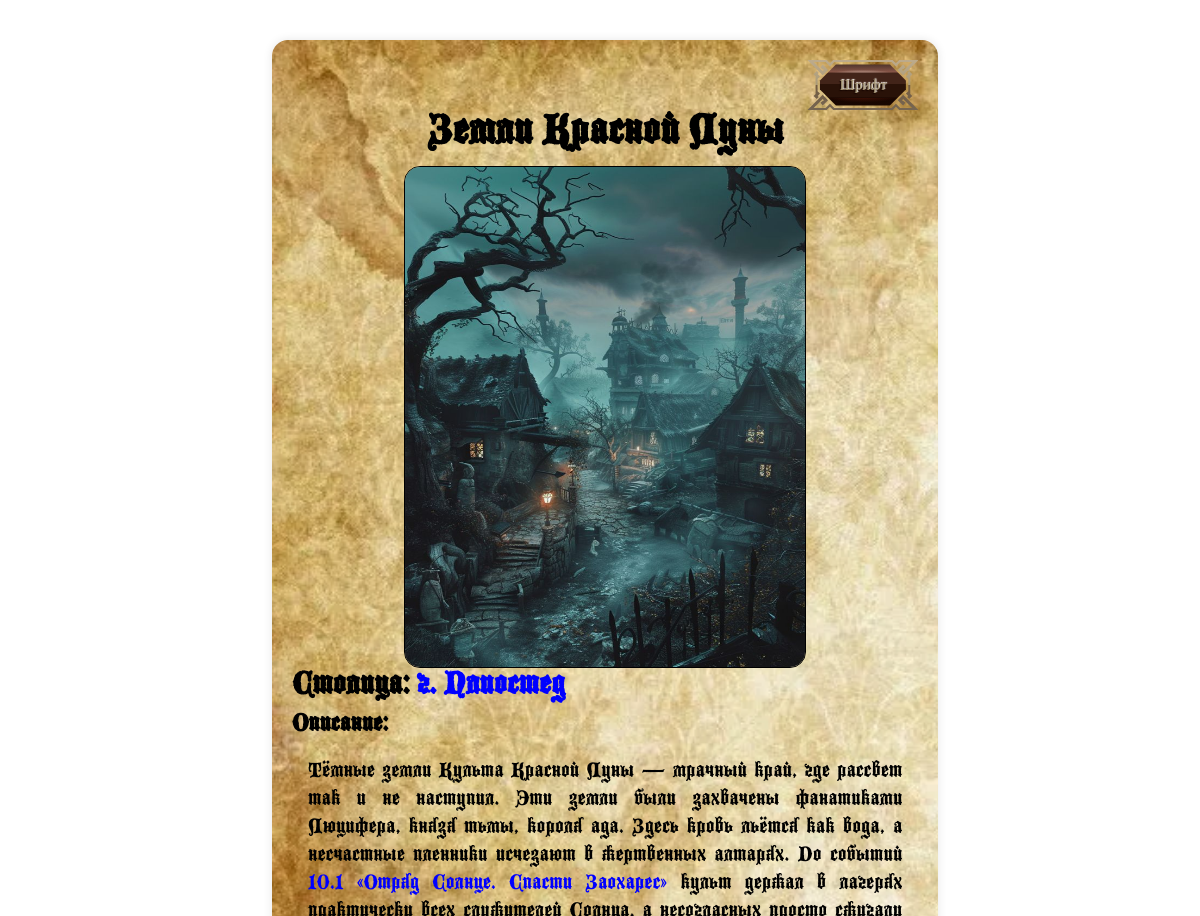
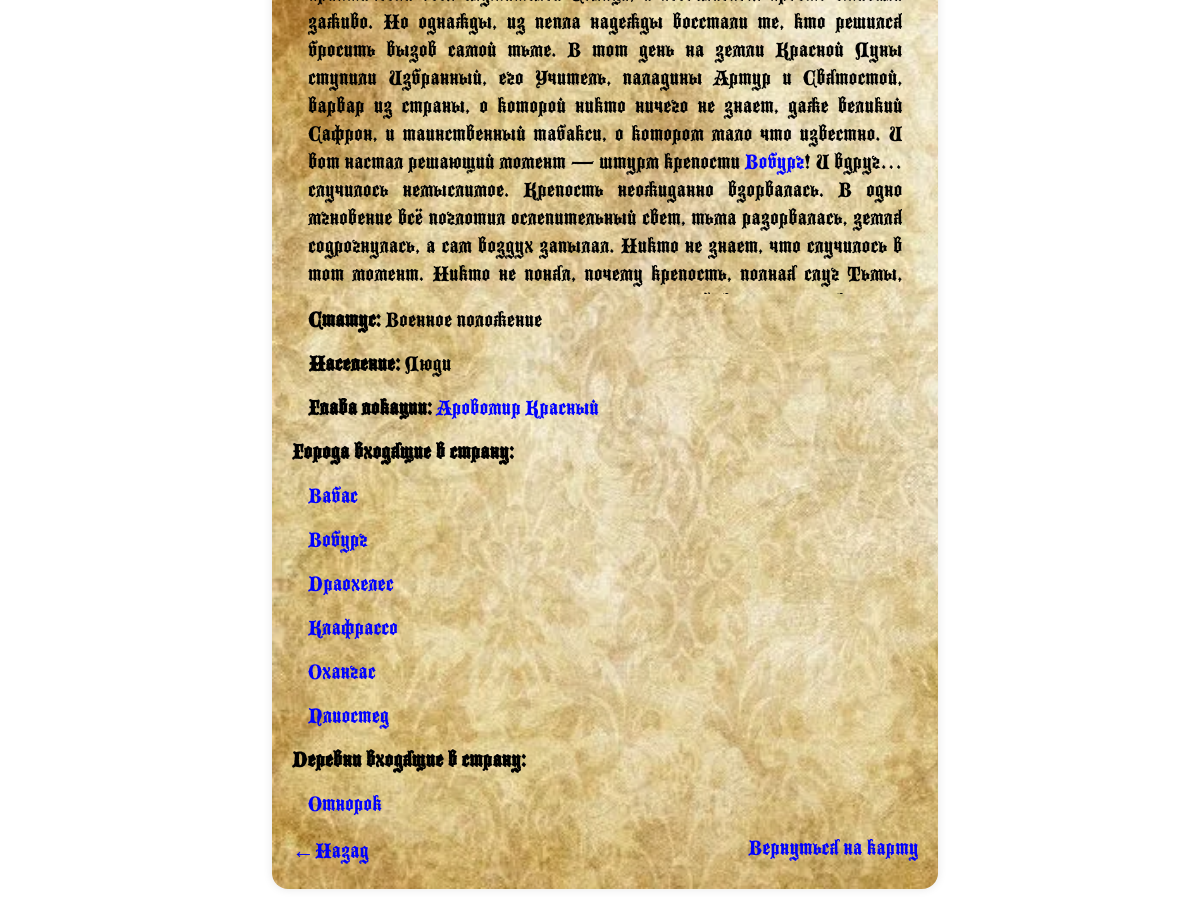
The page /location_info/country/lands_of_the_red_moon/ (signed in) on the database its author committed (2 pictures, top to bottom).
### map/models.py (models this page shows, shortened)
class Location(models.Model):
    race = {'NO':'Нет',
            'Unknown':'Неизвестна',
            'Humans':"Люди",
            'S_elfs':"Высшие эльфы",
            'Gnoms':'Гномы',
            'Dwarfs':'Дварфы',
            'Half_height':'Полурослки',
            'Demons':'Демоны',
            'Drou':"Дроу",
            'Goblins':"Гоблины",
            'Vampires':'Вампиры',
            'Giffs':'Гифы',
            'Forers_Elfs':'Лесные эльфы'}
    statuses ={
        "Unknown": "Неизвестен",
        "Martial_law": "Военное положение",
        "Captured": "Захвачен",
        "Resistance": "Сопротивление",
        "Neutral": "Нейтральный",
        "Destroyed": "Уничтожен",
        "Capital": "Столица",
        "Liberal": "Либеральный",
        "Conservative": "Консервативный",
        "Racist": "Расистский"
    }
    image = models.ImageField(upload_to='location_picks/',null=True,blank=True)
    name = models.CharField(max_length=60)
    small_description = models.TextField(blank=True,null=True,verbose_name='Маленькое описание для карточки Без гиперссылок')
    description = models.TextField()
    slug = models.SlugField(max_length=60,unique=True)
    status = models.CharField(max_length=50,null=True,choices=statuses,blank=True)
    population = models.CharField(max_length=50,null=True,choices=race,blank=True)
    npcs = models.ManyToManyField("map.NPC", verbose_name="Ключевые NPC",blank=True)
    what_adventures = models.ManyToManyField("map.Dnd_adventure", verbose_name="В каких приключениях принимал участие",blank=True)
    class Meta:
        ordering = ["name"]
        verbose_name = "Абстрактная модель(не трогай)"
        verbose_name_plural = "Абстрактная модель(не трогай)"

class Country(Location):
    glava = models.OneToOneField("map.NPC", verbose_name=("Правитель"), on_delete=models.SET_NULL,null=True,blank=True,default='Неизвестно')
    capital = models.OneToOneField("map.City", verbose_name=("Столица"), on_delete=models.SET_NULL,null=True,related_name="cap_of",blank=True)
    class Meta:
        verbose_name = "Страна"
        verbose_name_plural = "Страны"

class NPC(models.Model):
    image = models.ImageField(upload_to='npc_picks/',blank=True)
    name = models.CharField(max_length=50)
    description = models.TextField()
    slug = models.SlugField(blank=True)
    def __str__(self):
        return self.name
    class Meta:
        ordering = ["name"]
        verbose_name = "НПС"
        verbose_name_plural = "НПСи"

class City(Location):
    glava = models.OneToOneField("map.NPC", verbose_name=("Мэр"), on_delete=models.SET_NULL,null=True,blank=True,default='Неизвестно')
    Land = models.ForeignKey(to=Country,on_delete=models.SET_NULL,null=True,related_name="cities")
    class Meta:
        verbose_name = "Город"
        verbose_name_plural = "Города"

class Vilage(Location):
    glava = models.OneToOneField("map.NPC", verbose_name=("Представитель"), on_delete=models.SET_NULL,null=True,blank=True,default='Неизвестно')
    Land = models.ForeignKey(to=Country,on_delete=models.SET_NULL,null=True,related_name="villages",blank=True)
    class Meta:
        verbose_name = "Деревня"
        verbose_name_plural = "Деревни"

### map/views.py (the view)
# urls.py: path('location_info/country/<slug:country_slug>/',about_Country,name='country_page'),
@login_required
def about_Country(request,country_slug):
    hero = Hero_m.objects.get(username=request.user.username)
    country = Country.objects.get(slug=country_slug)
    context = {'location': country}
    if not request.user.is_superuser:
        was_here_or_not = hero.what_visits.filter(city__slug=country_slug)
        if not was_here_or_not.exists():
            return render(request,'map/zaglushka.html')
        return render(request,'map/about_location.html',context=context)
    else:
       return render(request,'map/about_location.html',context=context)

### map/templates/map/about_location.html (shortened to what this page needs)
{% extends "map/base.html" %}
{% block mainsector %}
    {% if location.capital %}
        <h1>{{ location.name }}</h1>
    {% elif location.is_city == True  %}
        <h1>{{ location.name }}</h1>
    {% else %}
        <h1>{{ location.name }}</h1>
    {% endif %}
    <div style="display: flex;justify-content: center;"><img src="{% if location.image %} {{ location.image.url }} {% endif %}" alt="Сафрон пытается добыть изображения,скоро они будут доступны" style="width: 400px; height: 500px;border: 1px solid;border-radius: 1rem;text-align: center;"></div>
    {% if location.capital %}
    <h2> Столица:
        <a href="{% url 'city_page' location.capital.slug %}">г. {{ location.capital.name }} </a>
    </h2>
    {% endif %}
    <h3>Описание:</h3>
    <div class="description">{{ location.description|safe }}</div>
    <div class="description"><b>Статус:</b> {{ location.get_status_display }}</div>
    <div class="description"><b>Население:</b> {{ location.get_population_display }}</div>
    {% if location.glava %}
    <div class="description" id='Глава локации'><b>Глава локации: </b><a href="{% url "npc_page" location.glava.slug %}">{{ location.glava }}</a></div>
    {% endif %}
    {% if location.cities.all.exists %}
        <p><b>Города входящие в страну:</b> {{ location.city_exists }}</p>
        {% for city in location.cities.all %}
        <div class="description">
            <a href="{% url 'city_page' city.slug  %}">{{ city.name }}</a>
        </div>
        {% endfor %}
    {% endif %}
    {% if location.villages.all.exists %}
        <p><b>Деревни входящие в страну:</b></p>
        {% for village in location.villages.all %}
        <div class="description">
            <a href="{% url 'city_page' village.slug  %}">{{ village.name }}</a>
        </div>
        {% endfor %}
    {% endif %}
{% endblock mainsector %}

### rows shown on the page
Location: name "Земли Красной Луны", image (picture), description "Тёмные земли Культа Красной Луны — мрачный край, где рассвет так и не наступил. Эти земли были захвачены фанатиками Люцифера, князя тьмы, короля ада. Здесь кровь льётся как вода, а несчастные пленники исчезают в жертвенных алтарях. До событий 10.1 «Отряд Солнце. Спасти Заохарес» культ держал в лагерях практически всех служителей Солнца, а несогласных просто сжигали заживо. Но однажды, из пепла надежды восстали те, кто решился бросить вызов самой тьме. В тот день на земли Красной Луны ступили Избранный, его Учитель, паладины Артур и Святостой, варвар из страны, о которой никто ничего не знает, даже великий Сафрон, и таинственный табакси, о котором мало что известно. И вот настал решающий…"
Country: capital.name "Плиостед", status "Военное положение", population "Люди", glava "Аровомир Красный"
City: name "Вабас"
City: name "Вобург"
City: name "Драохелес"
City: name "Клафрассо"
City: name "Охангас"
City: name "Плиостед"
Vilage: name "Отнорок"
